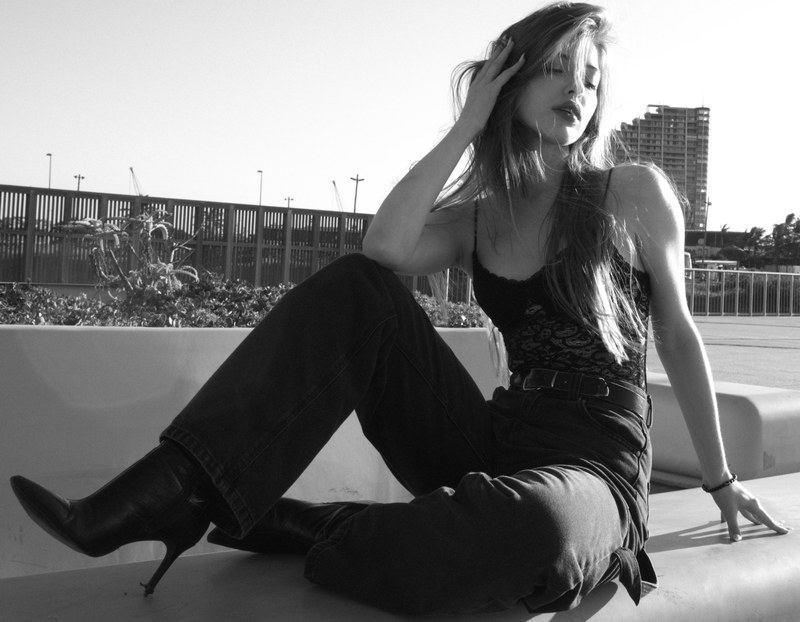
#> input picture mockups-v2/img/band.jpg, 800 x 622 px
$ python -i detail-metric.py   (imports and definitions only)
#> lines starting #> are read from the running program, lines starting #| are printed output that depends on the picture
#> further down, picture is the input picture: PIL image 800x622 RGB; min 0, max 255, mean 121.9
# Honest replacement for the degenerate "subject core" metric.
#
# The gradient-saliency bbox spans nearly the whole frame (core2% width median
# 236 of 333 device px), so it does NOT isolate a face and must not be reported
# as one. Instead measure something defensible: how much high-frequency detail
# survives when the 1200px source is downscaled to the 333 device px the phone
# actually rasterises, and the resulting local contrast a viewer perceives.
import os, json
from PIL import Image, ImageFilter, ImageChops, ImageStat

BASE = r"C:\Users\Operations 3\Documents\HERMES\01_Projects\shutterhaus-site\mobile-audit"
SERVED = os.path.join(BASE, "served")
# [1 line not run here, left out]
DPR = 3.0

def highfreq(im):
    """RMS of the high-pass (detail) component of a greyscale image."""
    g = im.convert("L")
    blur = g.filter(ImageFilter.GaussianBlur(2))
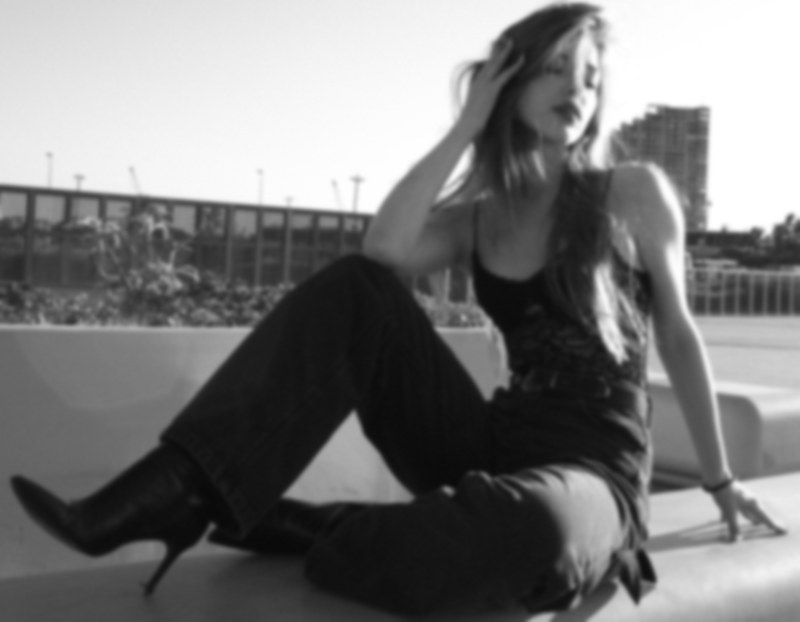
#> blur: PIL image 800x622 L; min 9, max 255, mean 121.9
    hp = ImageChops.difference(g, blur)
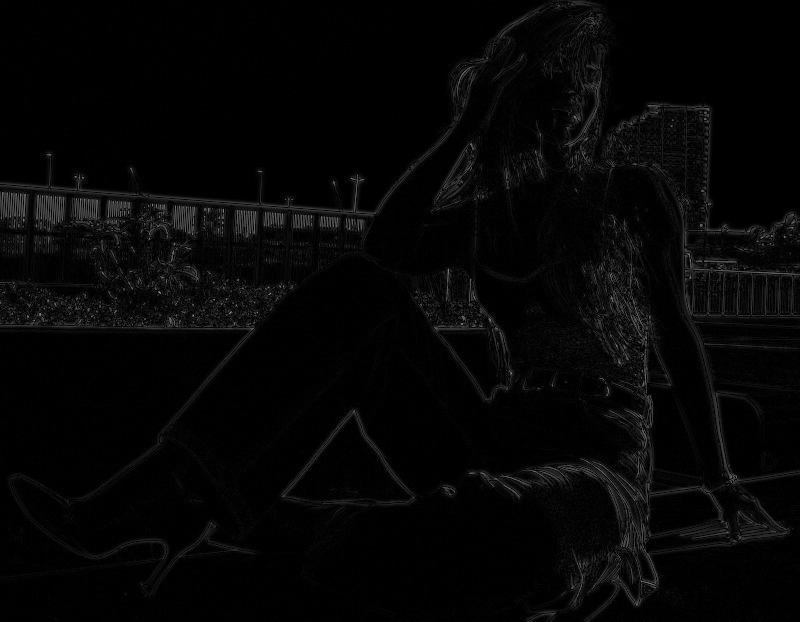
#> hp: PIL image 800x622 L; min 0, max 148, mean 5.8
    return ImageStat.Stat(hp).rms[0]

out = []
# [28 lines not run here, left out]

d = [r["detail_vs_2x"] for r in out if r["detail_vs_2x"] is not None]
s = [r["sharp_rms"] for r in out]
# [5 lines not run here, left out]

>>> from PIL import Image
>>> picture = Image.open('../mockups-v2/img/band.jpg')
>>> result = highfreq(picture)
#> result = 13.34
